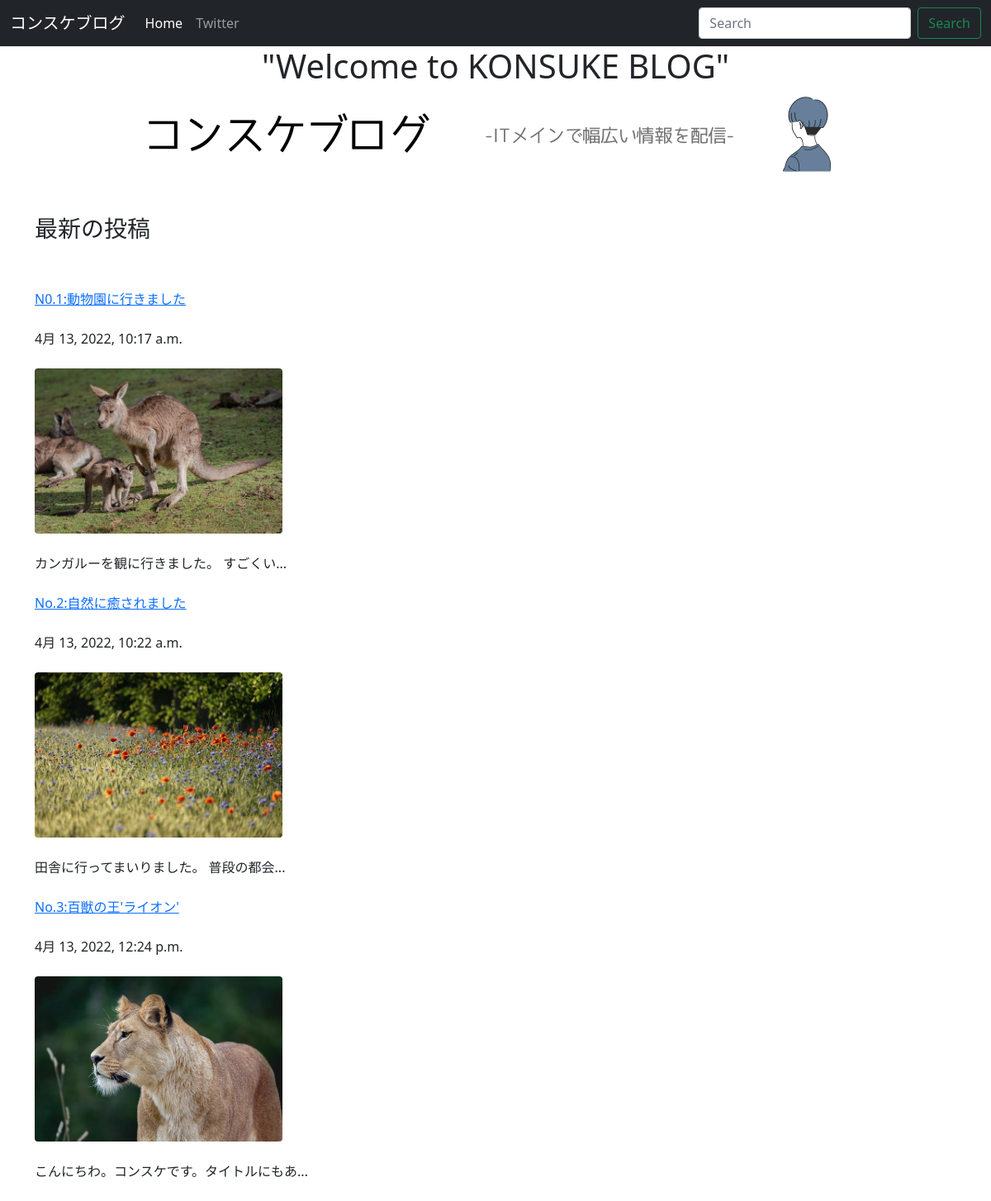
/posts/, run on the app's committed database.
### posts/models.py (models this page shows, shortened)
class Post(models.Model):
    title = models.CharField(max_length=100)
    published = models.DateTimeField()
    image = models.ImageField(upload_to='media/')
    body = models.TextField()
    def summary(self):
        return self.body[:20]+'...'

### posts/views.py (the view)
# urls.py: path('', views.index, name='index'),
def index(request):
    posts = Post.objects.order_by('published')
    return render(request, 'posts/index.html', {'posts': posts})

### posts/templates/posts/index.html (shortened to what this page needs)
<!DOCTYPE html>
<html lang="ja-jp">
    <head>
        <link href="https://cdn.jsdelivr.net/npm/bootstrap@5.0.2/dist/css/bootstrap.min.css" rel="stylesheet"
>
    </head>
    <body>
        <nav class="navbar navbar-expand-lg navbar-dark bg-dark">
            <div class="container-fluid">
                <a class="navbar-brand" href="#">コンスケブログ</a>
                <div class="collapse navbar-collapse" id="navbarSupportedContent">
                    <ul class="navbar-nav me-auto mb-2 mb-lg-0">
                        <li class="nav-item">
                            <a class="nav-link active" aria-current="page" href="/posts/">Home</a>
                        </li>
                        <li class="nav-item">
                            <a class="nav-link" href="https://twitter.com/taka_to88">Twitter</a>
                        </li>
                    </ul>
                    <form class="d-flex">
                        <input class="form-control me-2" type="search" placeholder="Search" aria-label="Search">
                        <button class="btn btn-outline-success" type="submit">Search</button>
                    </form>
                </div>
            </div>
        </nav>
        <div class="container">
            <h1 class="text-center">"Welcome to KONSUKE BLOG"</h1>
            {% load static %}
            <img src="{% static 'posts/home.png' %}" class="img-fluid rounded d-block mx-auto"
                style=" max-height: 100px" />
            <br><br />
            <h3>最新の投稿</h3>
            <br><br />
            {% for post in posts.all %}
            <a href="{% url 'post_detail' post.id %}">{{ post.title }}</a>
            <br><br />
            {{ post.published }}
            <br><br />
            <img src="{{ post.image.url }}" class="img-fluid rounded" style="max-height:200px;" />
            <br><br />
            {{ post.summary }}
            <br><br />
            {% endfor %}
        </div>
    </body>
</html>

### data on the page
Post: title "N0.1:動物園に行きました", published "4月 13, 2022, 10:17 a.m.", image (picture), summary "カンガルーを観に行きました。 すごくい..."
Post: title "No.2:自然に癒されました", published "4月 13, 2022, 10:22 a.m.", image (picture), summary "田舎に行ってまいりました。 普段の都会..."
Post: title "No.3:百獣の王'ライオン'", published "4月 13, 2022, 12:24 p.m.", image (picture), summary "こんにちわ。コンスケです。タイトルにもあ..."
